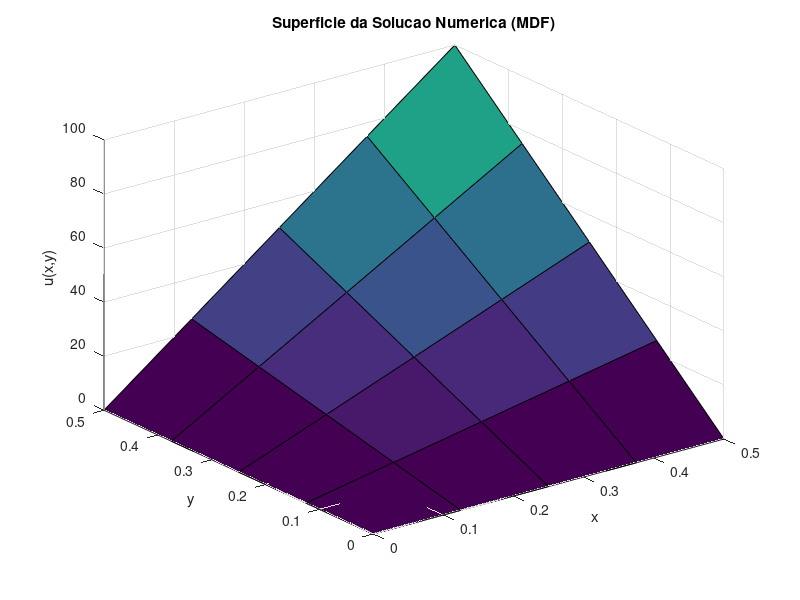

This chart was generated by the following MATLAB code:
% -------------------------------------------------------------------
% Arquivo: mdf_laplace.m
% Descricao: Solucao da Equacao de Laplace em uma placa quadrada
%            via Metodo das Diferencas Finitas (MDF).
% -------------------------------------------------------------------
clear; clc; close all;

%% --- Definicoes do Problema ---
L = 0.5; % Dimensao da placa (0 a L)
h = 0.125; % Passo da malha
N_int = (L/h) - 1; % Numero de pontos internos em uma direcao (3)
N_vars = N_int^2; % Numero total de incognitas (9)

% Solucao exata e condicoes de contorno
u_exata = @(x,y) 400 * x .* y;

%% --- Montagem do Sistema Linear A*w = b ---
A = zeros(N_vars, N_vars);
b = zeros(N_vars, 1);
x_grid = linspace(0, L, N_int+2);
y_grid = linspace(0, L, N_int+2);

% Mapeamento de (i,j) 2D para k 1D
map = @(i,j) (j-1)*N_int + i;

for j = 1:N_int % Loop em y
    for i = 1:N_int % Loop em x
        k = map(i,j);
        
        % Diagonal principal (4*w_ij)
        A(k,k) = 4;
        
        % Vizinho da direita (w_{i+1,j})
        if i < N_int
            A(k, map(i+1,j)) = -1;
        else % Fronteira Direita (x=L)
            b(k) = b(k) + u_exata(x_grid(i+2), y_grid(j+1));
        end
        
        % Vizinho da esquerda (w_{i-1,j})
        if i > 1
            A(k, map(i-1,j)) = -1;
        else % Fronteira Esquerda (x=0)
            b(k) = b(k) + u_exata(x_grid(1), y_grid(j+1));
        end
        
        % Vizinho de cima (w_{i,j+1})
        if j < N_int
            A(k, map(i,j+1)) = -1;
        else % Fronteira Superior (y=L)
            b(k) = b(k) + u_exata(x_grid(i+1), y_grid(j+2));
        end

        % Vizinho de baixo (w_{i,j-1})
        if j > 1
            A(k, map(i,j-1)) = -1;
        else % Fronteira Inferior (y=0)
            b(k) = b(k) + u_exata(x_grid(i+1), y_grid(1));
        end
    end
end

%% --- Resolucao e Analise ---
w_vec = A \ b;
W_aprox = reshape(w_vec, N_int, N_int)'; % Remodelar para matriz 2D

% Calcular solucao exata nos mesmos pontos para comparacao
W_exata = zeros(N_int, N_int);
for j=1:N_int
    for i=1:N_int
        W_exata(j,i) = u_exata(x_grid(i+1), y_grid(j+1));
    end
end
erro = abs(W_exata - W_aprox);

%% --- Exibicao dos Resultados ---
disp('Solucao Numerica (W_aprox):');
disp(W_aprox);
disp('Solucao Exata (W_exata):');
disp(W_exata);
disp('Erro Absoluto (deve ser proximo de zero):');
disp(erro);
fprintf('\nErro maximo encontrado: %e\n', max(erro(:)));

%% --- Plotagem da Superficie ---
figure;
[X, Y] = meshgrid(x_grid, y_grid);
U_surf = u_exata(X, Y); % A solucao eh exata em todo lugar
U_surf(2:end-1, 2:end-1) = W_aprox; % Preenche o interior com a solucao numerica
surf(X, Y, U_surf);
title('Superficie da Solucao Numerica (MDF)');
xlabel('x'); ylabel('y'); zlabel('u(x,y)');